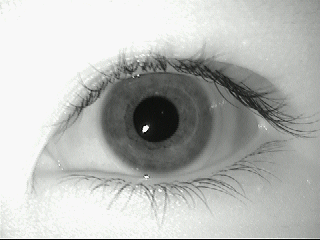
#> input picture dataset/1/left/aeval1.bmp, 320 x 240 px
$ python -i IrisSegmentation.py   (imports and definitions only)
#> lines starting #> are read from the running program, lines starting #| are printed output that depends on the picture; after the words box and inside, x2 and y2 are one past the last pixel; in counts of white or black regions, pixels touching at a corner belong together
import cv2
import sys
import numpy as np
from math import sqrt
from scipy.spatial import distance
def iris_inner_bound_detection(img):
    original_image=img.copy()
    # Convert to gray scale
    img = cv2.cvtColor(img, cv2.COLOR_BGR2GRAY)
    # Remove noise by blurring the image
    img = cv2.bilateralFilter(img,5,10,100)
    # Increase the constrast
    img =cv2.convertScaleAbs(img, alpha=1.6, beta=30)

    #img= cv2.Canny(img, 10, 150)
    circles=cv2.HoughCircles(img,method=cv2.HOUGH_GRADIENT,dp=1,minDist=50, param1=100, param2=30, minRadius=10, maxRadius=40)
    if circles is not None:
        circles = np.uint16(np.around(circles))
        min_d=sys.maxsize
        for i in circles[0,:]:
            height,width=img.shape
            d=sqrt((width/2-i[0])**2+(height/2-i[1])**2)
            if d< min_d:
                min_d=d
                center = (i[0], i[1])
                radius = i[2]
        cv2.circle(original_image, center, radius, (255, 0, 0),2)
    return original_image,center,radius
def iris_outer_bound_detection(img,inner_center,inner_radius):
    original_image=img.copy()
    # Convert to gray scale
    img = cv2.cvtColor(img, cv2.COLOR_BGR2GRAY)
    # Remove noise by blurring the image
    img = cv2.bilateralFilter(img,10,10,100)
    # Increase the constrast
    img =cv2.convertScaleAbs(img, alpha=1.6, beta=30)
    #img=cv2.equalizeHist(img)
    # Dectect edge by Canny
    img1= cv2.Canny(img, 100, 100)
    # highlight the edge
    img=cv2.add(img,img1,img1)

    circles=cv2.HoughCircles(img,method=cv2.HOUGH_GRADIENT,dp=0.5,minDist=50, param1=50, param2=30, minRadius=round(inner_radius*1.5), maxRadius=round(inner_radius*2.5))
    if circles is not None:
        circles = np.uint16(np.around(circles))
        # Find the circle that is nearest to the inner_centers
        min_d=sys.maxsize
        for i in circles[0,:]:
            d = distance.euclidean((i[0],i[1]),inner_center)
            if d< min_d:
                min_d=d
                center = (i[0], i[1])
                radius = i[2]
        cv2.circle(original_image, center, radius, (0, 0, 255),2)
    return original_image,center,radius

def iris_segmentation(img):
    img1=img.copy()
    img,inner_center,inner_radius=iris_inner_bound_detection(img)
    img,outer_center,outer_radius=iris_outer_bound_detection(img,inner_center,inner_radius)

    # Make the mask
    mask = np.zeros_like(img)*255
    cv2.circle(mask, outer_center, outer_radius, (255, 255, 255), thickness=-1)
    cv2.circle(mask, inner_center, inner_radius, (0, 0, 0), thickness=-1)

    # Apply the mask
    segmented_iris = cv2.bitwise_and(img1, mask)

    cv2.imwrite('imageshow/SegmentedImage.bmp',segmented_iris)
    return segmented_iris,inner_center,inner_radius,outer_center,outer_radius

>>> import cv2
>>> picture = cv2.imread('../dataset/1/left/aeval1.bmp')
#> picture is the input picture: shape (240, 320, 3); mean B, G, R 182.9, 185.6, 183.8
>>> result = iris_segmentation(picture)
#> in iris_inner_bound_detection, `img =cv2.convertScaleAbs(img, alpha=1.6, beta=30)`:
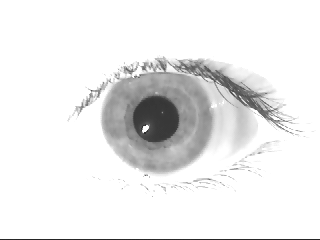
#> img: shape (240, 320); min 35, max 255, mean 235.5
#> in iris_inner_bound_detection, `circles=cv2.HoughCircles(img,method=cv2.HOUGH_GRADIENT,dp=1,minDist=50..`: circles = [[155.5, 118.5, 23.6]]
#> in iris_inner_bound_detection, `circles = np.uint16(np.around(circles))`: circles = [[156, 118, 24]]
#> the loop in iris_inner_bound_detection, `for i in circles[0,:]:` made 1 pass
#> (height, width, d, min_d, center, radius) on pass 1: (240, 320, 4.47, 4.47, (156, 118), 24)
#> after the loop in iris_inner_bound_detection, `for i in circles[0,:]:`: min_d = 4.47; radius = 24
#> in iris_inner_bound_detection, `cv2.circle(original_image, center, radius, (255, 0, 0),2)`:
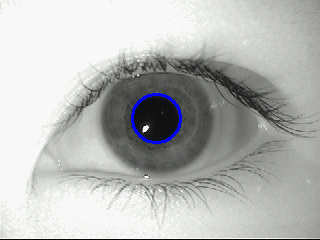
#> original_image: shape (240, 320, 3); 0.61% of pixels changed, all inside (x1, y1, x2, y2) = (131, 93, 182, 144)
#> in iris_segmentation, `img,inner_center,inner_radius=iris_inner_bound_detection(img)`: inner_center = (156, 118); inner_radius = 24
#> in iris_outer_bound_detection, `img1= cv2.Canny(img, 100, 100)`:
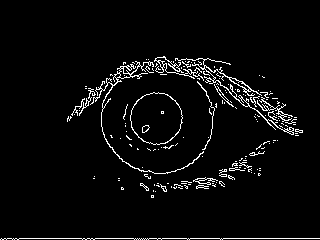
#> img1: shape (240, 320); 4% white in thin lines or dots, all inside (x1, y1, x2, y2) = (0, 56, 320, 240)
#> in iris_outer_bound_detection, `img=cv2.add(img,img1,img1)`:
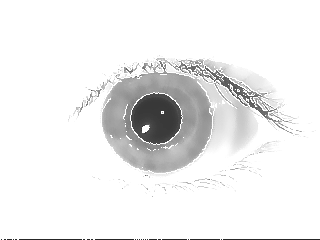
#> img: shape (240, 320); min 36, max 255, mean 237.6
#> in iris_outer_bound_detection, `circles=cv2.HoughCircles(img,method=cv2.HOUGH_GRADIENT,dp=0.5,minDist=..`: circles = [[158.5, 119.5, 52.8]]
#> in iris_outer_bound_detection, `circles = np.uint16(np.around(circles))`: circles = [[158, 120, 53]]
#> the loop in iris_outer_bound_detection, `for i in circles[0,:]:` made 1 pass
#> (d, min_d, center, radius) on pass 1: (2.83, 2.83, (158, 120), 53)
#> after the loop in iris_outer_bound_detection, `for i in circles[0,:]:`: min_d = 2.83; radius = 53
#> in iris_outer_bound_detection, `cv2.circle(original_image, center, radius, (0, 0, 255),2)`:
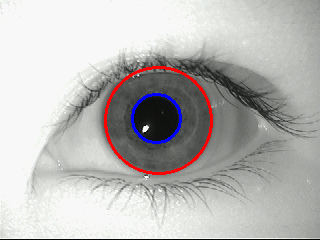
#> original_image: shape (240, 320, 3); 1.28% of pixels changed, all inside (x1, y1, x2, y2) = (104, 66, 213, 175)
#> in iris_segmentation, `img,outer_center,outer_radius=iris_outer_bound_detection(img,inner_cen..`: outer_center = (158, 120); outer_radius = 53
#> in iris_segmentation, `cv2.circle(mask, outer_center, outer_radius, (255, 255, 255), thicknes..`: mask: shape (240, 320, 3); 11.5% white; 1 white region, box (x1, y1, x2, y2) and area: (105, 67, 212, 174) 8809
#> in iris_segmentation, `cv2.circle(mask, inner_center, inner_radius, (0, 0, 0), thickness=-1)`:
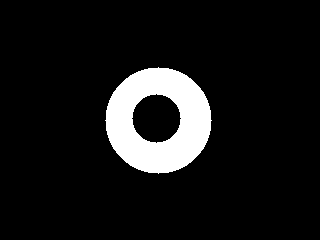
#> mask: shape (240, 320, 3); 9.1% white; 1 white region, box (x1, y1, x2, y2) and area: (105, 67, 212, 174) 7016
#> in iris_segmentation, `segmented_iris = cv2.bitwise_and(img1, mask)`:
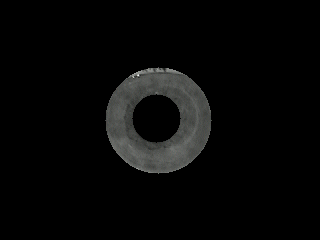
#> segmented_iris: shape (240, 320, 3); mean B, G, R 7.4, 7.7, 7.5
#> result = 5 items

$ run again, on dataset/1/left/aeval3.bmp
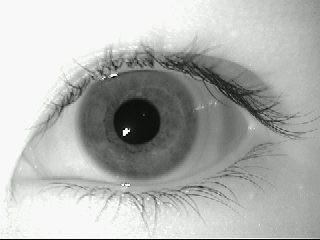
#> input picture dataset/1/left/aeval3.bmp, 320 x 240 px
#> picture is the input picture: shape (240, 320, 3); mean B, G, R 176.6, 179.4, 177.6
#> in iris_inner_bound_detection, `circles=cv2.HoughCircles(img,method=cv2.HOUGH_GRADIENT,dp=1,minDist=50..`: circles = [[137.5, 120.5, 23.5]]
#> in iris_inner_bound_detection, `circles = np.uint16(np.around(circles))`: circles = [[138, 120, 24]]
#> the loop in iris_inner_bound_detection, `for i in circles[0,:]:` made 1 pass
#> (height, width, d, min_d, center, radius) on pass 1: (240, 320, 22, 22, (138, 120), 24)
#> after the loop in iris_inner_bound_detection, `for i in circles[0,:]:`: min_d = 22; radius = 24
#> inner_center = (138, 120); inner_radius = 24
#> img1: shape (240, 320); 4.1% white in thin lines or dots, all inside (x1, y1, x2, y2) = (0, 51, 320, 240)
#> in iris_outer_bound_detection, `img=cv2.add(img,img1,img1)`:
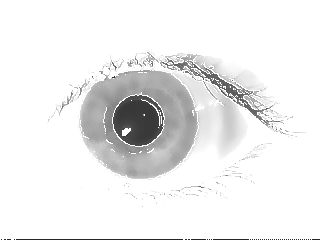
#> img: shape (240, 320); min 36, max 255, mean 236.8
#> in iris_outer_bound_detection, `circles=cv2.HoughCircles(img,method=cv2.HOUGH_GRADIENT,dp=0.5,minDist=..`: circles = [[138.5, 122.5, 58.3]]
#> in iris_outer_bound_detection, `circles = np.uint16(np.around(circles))`: circles = [[138, 122, 58]]
#> the loop in iris_outer_bound_detection, `for i in circles[0,:]:` made 1 pass
#> (d, min_d, center, radius) on pass 1: (2, 2, (138, 122), 58)
#> after the loop in iris_outer_bound_detection, `for i in circles[0,:]:`: min_d = 2; radius = 58
#> outer_center = (138, 122); outer_radius = 58
#> in iris_segmentation, `segmented_iris = cv2.bitwise_and(img1, mask)`:
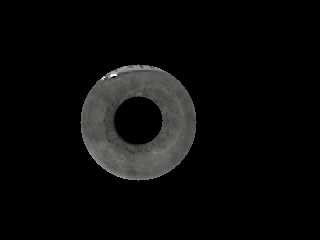
#> segmented_iris: shape (240, 320, 3); mean B, G, R 10, 10.3, 10.1
#> result = 5 items
